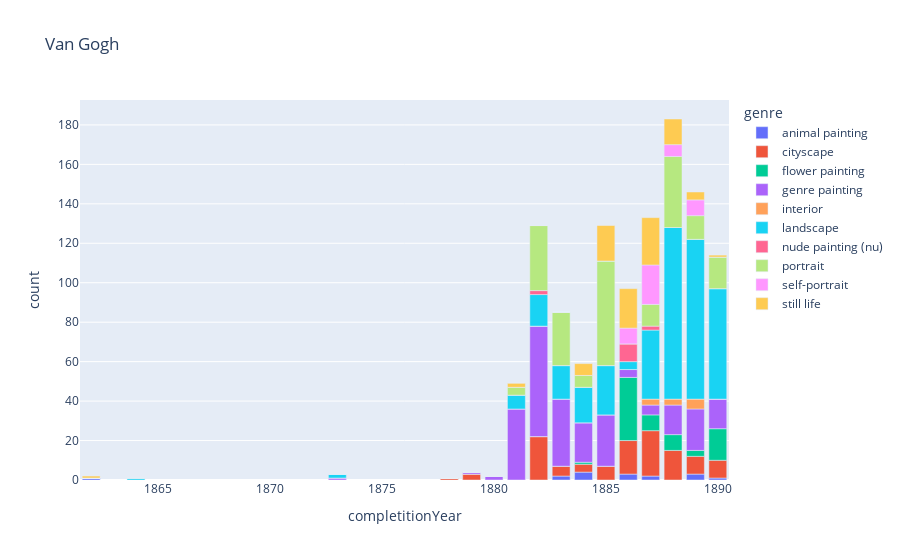

The notebook cell saved with this chart:
### Code cell
dfVis = pd.DataFrame({'count' :  df[df['artistName']=='van Gogh Vincent '].groupby(['genre','completitionYear'])['genre'].size().unstack(fill_value=0).stack()}).reset_index()
top10 = df[df['artistName']=='van Gogh Vincent ']['genre'].value_counts()[:10].index.to_list()
dfVis = dfVis[dfVis['genre'].isin(top10)]

fig = px.bar(dfVis, x="completitionYear", y="count", color="genre", title="Van Gogh")
fig.show()

### Figure 1 — Plotly figure (JSON) as saved in the notebook; plotly's stock layout.template omitted (floating-point values rounded to 4 significant figures)
{"data": [{"alignmentgroup": "True", "hovertemplate": "genre=animal painting<br>completitionYear=%{x}<br>count=%{y}<extra></extra>", "legendgroup": "animal painting", "marker": {"color": "#636efa", "pattern": {"shape": ""}}, "name": "animal painting", "offsetgroup": "animal painting", "orientation": "v", "showlegend": true, "textposition": "auto", "type": "bar", "x": [1862, 1864, 1873, 1878, 1879, 1880, 1881, 1882, 1883, 1884, 1885, 1886, 1887, 1888, 1889, 1890], "xaxis": "x", "y": [1, 0, 0, 0, 0, 0, 0, 0, 2, 4, 0, 3, 2, 0, 3, 1], "yaxis": "y"}, {"alignmentgroup": "True", "hovertemplate": "genre=cityscape<br>completitionYear=%{x}<br>count=%{y}<extra></extra>", "legendgroup": "cityscape", "marker": {"color": "#EF553B", "pattern": {"shape": ""}}, "name": "cityscape", "offsetgroup": "cityscape", "orientation": "v", "showlegend": true, "textposition": "auto", "type": "bar", "x": [1862, 1864, 1873, 1878, 1879, 1880, 1881, 1882, 1883, 1884, 1885, 1886, 1887, 1888, 1889, 1890], "xaxis": "x", "y": [0, 0, 0, 1, 3, 0, 0, 22, 5, 4, 7, 17, 23, 15, 9, 9], "yaxis": "y"}, {"alignmentgroup": "True", "hovertemplate": "genre=flower painting<br>completitionYear=%{x}<br>count=%{y}<extra></extra>", "legendgroup": "flower painting", "marker": {"color": "#00cc96", "pattern": {"shape": ""}}, "name": "flower painting", "offsetgroup": "flower painting", "orientation": "v", "showlegend": true, "textposition": "auto", "type": "bar", "x": [1862, 1864, 1873, 1878, 1879, 1880, 1881, 1882, 1883, 1884, 1885, 1886, 1887, 1888, 1889, 1890], "xaxis": "x", "y": [0, 0, 0, 0, 0, 0, 0, 0, 0, 1, 0, 32, 8, 8, 3, 16], "yaxis": "y"}, {"alignmentgroup": "True", "hovertemplate": "genre=genre painting<br>completitionYear=%{x}<br>count=%{y}<extra></extra>", "legendgroup": "genre painting", "marker": {"color": "#ab63fa", "pattern": {"shape": ""}}, "name": "genre painting", "offsetgroup": "genre painting", "orientation": "v", "showlegend": true, "textposition": "auto", "type": "bar", "x": [1862, 1864, 1873, 1878, 1879, 1880, 1881, 1882, 1883, 1884, 1885, 1886, 1887, 1888, 1889, 1890], "xaxis": "x", "y": [0, 0, 1, 0, 1, 2, 36, 56, 34, 20, 26, 4, 5, 15, 21, 15], "yaxis": "y"}, {"alignmentgroup": "True", "hovertemplate": "genre=interior<br>completitionYear=%{x}<br>count=%{y}<extra></extra>", "legendgroup": "interior", "marker": {"color": "#FFA15A", "pattern": {"shape": ""}}, "name": "interior", "offsetgroup": "interior", "orientation": "v", "showlegend": true, "textposition": "auto", "type": "bar", "x": [1862, 1864, 1873, 1878, 1879, 1880, 1881, 1882, 1883, 1884, 1885, 1886, 1887, 1888, 1889, 1890], "xaxis": "x", "y": [0, 0, 0, 0, 0, 0, 0, 0, 0, 0, 0, 0, 3, 3, 5, 0], "yaxis": "y"}, {"alignmentgroup": "True", "hovertemplate": "genre=landscape<br>completitionYear=%{x}<br>count=%{y}<extra></extra>", "legendgroup": "landscape", "marker": {"color": "#19d3f3", "pattern": {"shape": ""}}, "name": "landscape", "offsetgroup": "landscape", "orientation": "v", "showlegend": true, "textposition": "auto", "type": "bar", "x": [1862, 1864, 1873, 1878, 1879, 1880, 1881, 1882, 1883, 1884, 1885, 1886, 1887, 1888, 1889, 1890], "xaxis": "x", "y": [0, 1, 2, 0, 0, 0, 7, 16, 17, 18, 25, 4, 35, 87, 81, 56], "yaxis": "y"}, {"alignmentgroup": "True", "hovertemplate": "genre=nude painting (nu)<br>completitionYear=%{x}<br>count=%{y}<extra></extra>", "legendgroup": "nude painting (nu)", "marker": {"color": "#FF6692", "pattern": {"shape": ""}}, "name": "nude painting (nu)", "offsetgroup": "nude painting (nu)", "orientation": "v", "showlegend": true, "textposition": "auto", "type": "bar", "x": [1862, 1864, 1873, 1878, 1879, 1880, 1881, 1882, 1883, 1884, 1885, 1886, 1887, 1888, 1889, 1890], "xaxis": "x", "y": [0, 0, 0, 0, 0, 0, 0, 2, 0, 0, 0, 9, 2, 0, 0, 0], "yaxis": "y"}, {"alignmentgroup": "True", "hovertemplate": "genre=portrait<br>completitionYear=%{x}<br>count=%{y}<extra></extra>", "legendgroup": "portrait", "marker": {"color": "#B6E880", "pattern": {"shape": ""}}, "name": "portrait", "offsetgroup": "portrait", "orientation": "v", "showlegend": true, "textposition": "auto", "type": "bar", "x": [1862, 1864, 1873, 1878, 1879, 1880, 1881, 1882, 1883, 1884, 1885, 1886, 1887, 1888, 1889, 1890], "xaxis": "x", "y": [0, 0, 0, 0, 0, 0, 4, 33, 27, 6, 53, 0, 11, 36, 12, 16], "yaxis": "y"}, {"alignmentgroup": "True", "hovertemplate": "genre=self-portrait<br>completitionYear=%{x}<br>count=%{y}<extra></extra>", "legendgroup": "self-portrait", "marker": {"color": "#FF97FF", "pattern": {"shape": ""}}, "name": "self-portrait", "offsetgroup": "self-portrait", "orientation": "v", "showlegend": true, "textposition": "auto", "type": "bar", "x": [1862, 1864, 1873, 1878, 1879, 1880, 1881, 1882, 1883, 1884, 1885, 1886, 1887, 1888, 1889, 1890], "xaxis": "x", "y": [0, 0, 0, 0, 0, 0, 0, 0, 0, 0, 0, 8, 20, 6, 8, 0], "yaxis": "y"}, {"alignmentgroup": "True", "hovertemplate": "genre=still life<br>completitionYear=%{x}<br>count=%{y}<extra></extra>", "legendgroup": "still life", "marker": {"color": "#FECB52", "pattern": {"shape": ""}}, "name": "still life", "offsetgroup": "still life", "orientation": "v", "showlegend": true, "textposition": "auto", "type": "bar", "x": [1862, 1864, 1873, 1878, 1879, 1880, 1881, 1882, 1883, 1884, 1885, 1886, 1887, 1888, 1889, 1890], "xaxis": "x", "y": [1, 0, 0, 0, 0, 0, 2, 0, 0, 6, 18, 20, 24, 13, 4, 1], "yaxis": "y"}], "layout": {"barmode": "relative", "legend": {"title": {"text": "genre"}, "tracegroupgap": 0}, "title": {"text": "Van Gogh"}, "xaxis": {"anchor": "y", "domain": [0, 1], "title": {"text": "completitionYear"}}, "yaxis": {"anchor": "x", "domain": [0, 1], "title": {"text": "count"}}}}
